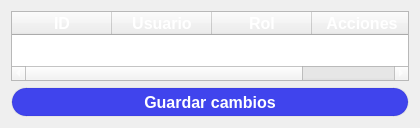
<?xml version="1.0" encoding="UTF-8"?>
<ui version="4.0">
 <class>SystemUsersPage</class>
 <widget class="QWidget" name="SystemUsersPage">
  <property name="geometry">
   <rect>
    <x>0</x>
    <y>0</y>
    <width>420</width>
    <height>124</height>
   </rect>
  </property>
  <property name="sizePolicy">
   <sizepolicy hsizetype="Expanding" vsizetype="Expanding">
    <horstretch>0</horstretch>
    <verstretch>0</verstretch>
   </sizepolicy>
  </property>
  <property name="windowTitle">
   <string>Lista de Usuarios</string>
  </property>
  <property name="styleSheet">
   <string notr="true">color:white;
</string>
  </property>
  <layout class="QGridLayout" name="gridLayout">
   <item row="0" column="0">
    <widget class="QTableWidget" name="userTableWidget">
     <property name="font">
      <font>
       <pointsize>10</pointsize>
      </font>
     </property>
     <property name="contextMenuPolicy">
      <enum>Qt::ContextMenuPolicy::DefaultContextMenu</enum>
     </property>
     <property name="styleSheet">
      <string notr="true">QTableWidget::item { padding: 5px; }</string>
     </property>
     <property name="sizeAdjustPolicy">
      <enum>QAbstractScrollArea::SizeAdjustPolicy::AdjustToContents</enum>
     </property>
     <property name="editTriggers">
      <set>QAbstractItemView::EditTrigger::CurrentChanged|QAbstractItemView::EditTrigger::DoubleClicked|QAbstractItemView::EditTrigger::EditKeyPressed|QAbstractItemView::EditTrigger::SelectedClicked</set>
     </property>
     <property name="tabKeyNavigation">
      <bool>false</bool>
     </property>
     <property name="selectionBehavior">
      <enum>QAbstractItemView::SelectionBehavior::SelectRows</enum>
     </property>
     <property name="horizontalScrollMode">
      <enum>QAbstractItemView::ScrollMode::ScrollPerItem</enum>
     </property>
     <property name="wordWrap">
      <bool>false</bool>
     </property>
     <property name="rowCount">
      <number>0</number>
     </property>
     <property name="columnCount">
      <number>4</number>
     </property>
     <attribute name="horizontalHeaderCascadingSectionResizes">
      <bool>true</bool>
     </attribute>
     <attribute name="horizontalHeaderMinimumSectionSize">
      <number>70</number>
     </attribute>
     <attribute name="horizontalHeaderShowSortIndicator" stdset="0">
      <bool>false</bool>
     </attribute>
     <attribute name="verticalHeaderMinimumSectionSize">
      <number>50</number>
     </attribute>
     <attribute name="verticalHeaderDefaultSectionSize">
      <number>60</number>
     </attribute>
     <column>
      <property name="text">
       <string>ID</string>
      </property>
      <property name="font">
       <font>
        <pointsize>12</pointsize>
        <bold>true</bold>
       </font>
      </property>
     </column>
     <column>
      <property name="text">
       <string>Usuario</string>
      </property>
      <property name="font">
       <font>
        <pointsize>12</pointsize>
        <bold>true</bold>
       </font>
      </property>
     </column>
     <column>
      <property name="text">
       <string>Rol</string>
      </property>
      <property name="font">
       <font>
        <pointsize>12</pointsize>
        <bold>true</bold>
       </font>
      </property>
     </column>
     <column>
      <property name="text">
       <string>Acciones</string>
      </property>
      <property name="font">
       <font>
        <pointsize>12</pointsize>
        <bold>true</bold>
       </font>
      </property>
     </column>
    </widget>
   </item>
   <item row="1" column="0">
    <widget class="Button" name="saveChanges_button">
     <property name="sizePolicy">
      <sizepolicy hsizetype="Expanding" vsizetype="Expanding">
       <horstretch>0</horstretch>
       <verstretch>0</verstretch>
      </sizepolicy>
     </property>
     <property name="minimumSize">
      <size>
       <width>200</width>
       <height>30</height>
      </size>
     </property>
     <property name="maximumSize">
      <size>
       <width>400</width>
       <height>45</height>
      </size>
     </property>
     <property name="font">
      <font>
       <pointsize>12</pointsize>
       <bold>true</bold>
      </font>
     </property>
     <property name="styleSheet">
      <string notr="true">QPushButton {
	border-radius: 15px;
	padding: 5px;
	background-color: rgb(64, 68, 237);
	color: white;
	border: 2px solid rgba(0, 0, 0, 10); /* Borde tenue */
}

QPushButton:hover {
  background-color: rgb(90, 90, 255);    /* Fondo al pasar el mouse */
  color: white;                /* Color del texto al pasar el mouse */
}

QPushButton:pressed {
  background-color: rgb(51, 55, 188)     /* Fondo al presionar */
  color: white;                /* Color del texto al presionar */
}

QPushButton:disabled {
  background-color: rgb(39, 39, 43);     /* Fondo deshabilitado */
  color: #7f8c8d;                /* Color del texto deshabilitado */
}

QPushButton:checked {
  background-color: #27ae60;     /* Fondo cuando está checkable y activado */
  color: #ecf0f1;        
}</string>
     </property>
     <property name="text">
      <string>Guardar cambios</string>
     </property>
    </widget>
   </item>
  </layout>
 </widget>
 <customwidgets>
  <customwidget>
   <class>Button</class>
   <extends>QPushButton</extends>
   <header>view/elements/button.h</header>
  </customwidget>
 </customwidgets>
 <resources/>
 <connections/>
</ui>
